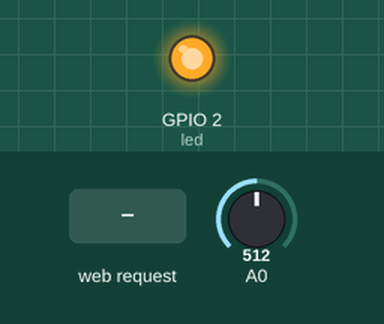
Bench run of a sketch on a simulated ESP8266 (NodeMCU). On the bench: output pins drawn as LEDs (lit = HIGH). The test bench sets the inputs (shaded band); at power-on: A0 = 512. WiFi joins after 1.5 s; servers stay silent unless stated; what the sketch prints to the serial monitor is not drawn.

Above: at 2.7 s.
2.8 s: HTTP request GET / received
4.3 s: HTTP request GET /read received
5.8 s: HTTP request GET /update received
Timing chart, 0 to 14.8 s (numbered marks = the images above; inputs shaded):
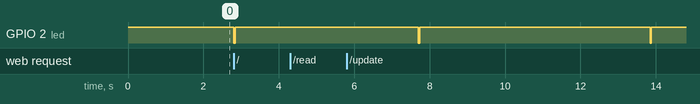

The sketch:

ESP-BasicAjax.ino
```cpp
#include <ESP8266WiFi.h>
#include <WiFiClient.h>
#include <ESP8266WebServer.h>
#include <ESP8266mDNS.h>
#include "Function.h"
#include "index-html.h"

// **************************  Configuration ***********************
// WiFiMode_t MODE = WIFI_STA;
WiFiMode_t MODE = WIFI_AP;

// **********************************************************************

// Set SSID name if in Station mode
#ifndef STASSID
#define STASSID "ROAM1"
#define STAPSK  ""
#endif

#define DIV1_STYLE Style='background-color:black;color:yellow;width:20vw'

// Function prototypes
void handleRoot();
void handleNotFound();
char* buildPage(float f);
void sendAsyncData(void);
void update(void);

// Pin definitions
const int led = LED_BUILTIN;

// Constants
const char* DEVICE_NAME = "TMon-1";
const char* ssid = STASSID;
const char* password = STAPSK;
const int PAGE_BUFFER_SIZE = 2000;
char pageBuffer[PAGE_BUFFER_SIZE];
unsigned long _timestamp = 0;

ESP8266WebServer server(80);

/// Returns HTML page as a string
/// with parameter embedded
char* buildPage(float temp)
{
    sprintf(pageBuffer, index_html, temp);
    return pageBuffer;
}

/// Handle call to base URL
void handleRoot()
{
    int val = analogRead(A0);
    Serial.println(val);

    server.send(200, "text/html", buildPage(val));
    digitalWrite(led, 0);
    delay(50);
    digitalWrite(led, 1);
}

/// URL not found
void handleNotFound()
{
    String message = "File Not Found\n\n";
    message += "URI: ";
    message += server.uri();
    message += "\nMethod: ";
    message += (server.method() == HTTP_GET) ? "GET" : "POST";
    message += "\nArguments: ";
    message += server.args();
    message += "\n";
    for (uint8_t i = 0; i < server.args(); i++)
    {
        message += " " + server.argName(i) + ": " + server.arg(i) + "\n";
    }
    server.send(404, "text/plain", message);
}

/// Standard Arduino setup
/// Configure system, etc.
void setup(void)
{
    pinMode(led, OUTPUT);
    digitalWrite(led, 1);

    Serial.begin(115200);
    WiFi.mode(MODE);
    WiFi.begin(ssid, password);
    Serial.println("");

    // Wait for connection
    while (WiFi.status() != WL_CONNECTED)
    {
        delay(500);
        Serial.print(".");
    }
    Serial.println("");
    Serial.print("Connected to ");
    Serial.println(ssid);
    Serial.print("IP address: ");
    Serial.println(WiFi.localIP());

    if (MDNS.begin(DEVICE_NAME))
    {
        MDNS.addService("http", "tcp", 80);
        // Start the mDNS responder for esp8266.local
        Serial.println("mDNS responder started");
    }
    else
    {
        Serial.println("Error setting up MDNS responder!");
    }

    // Setup handlers
    server.on("/", handleRoot);

    server.on("/read", sendAsyncData);

    server.onNotFound(handleNotFound);

    server.on("/update", update);

    server.begin();
    Serial.println("HTTP server started");
}

// Main loop
void loop(void)
{
    static uint16_t heartbeatDutyCycle = 0;
    // Pace the loop to every 1ms
    if (millis() - _timestamp < 1)
    {
        return;
    }

    _timestamp = millis();

    // Pulse heartbeat LED
    heartbeatDutyCycle++;
    if (heartbeatDutyCycle == 5000)
    {
        // Turn on LED
        digitalWrite(led, 0);
        heartbeatDutyCycle = 0;
    }
    else if (heartbeatDutyCycle == 25)
    {
        // Turn off LED
        digitalWrite(led, 1);
    }

    server.handleClient();
    MDNS.update();
}


/// Send  data to client via AJAX call
void sendAsyncData(void)
{
    char tempData[20];
    int v = analogRead(A0);
    sprintf(tempData,"%.2f", (float)v);
    server.send(200, "text/plain", tempData);

    Serial.print("AJAX call to send temperature data: "); Serial.print(v);Serial.print(" ");Serial.println(tempData);
}

/// Process form data and call button handlers
void update(void)
{
    // List of button names
    static String values[] = {String("F1"), String("F2"), String("F3"), String("F4")};
    // List of functions to execute
    static Function *functionList[] = {new F1(), new F2(), new F3(), new F4()};

    String message = "Number of args received: ";
    message += server.args();
    Serial.println(server.arg(0));

    for (unsigned int i = 0; i < sizeof(values)/sizeof(values[0]); i++)
    {
        if (server.arg(0).equals(values[i]) )
        {
            functionList[i]->Execute(nullptr);
            break;
        }
    }

    // Redirect back home
    server.sendHeader("Location", String("/"), true);
    server.send ( 302, "text/plain", "");
    Serial.println(message);
}
```

Measured:
- after the input at 2.8 s, GPIO 2 (led): HIGH → LOW at once, → HIGH 0.05 s later
- after the input at 4.3 s, every drawn part: stays the same
